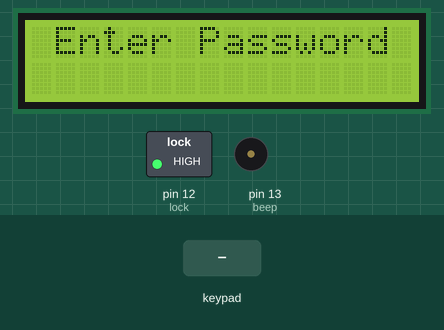
Recording of a program running on a simulated Arduino Uno, built with avr-gcc and run on an emulated ATmega328P. Shown: 16×2 character LCD, switched loads named in the program (green lamp = pin HIGH), buzzer (waves = sounding). Wiring (inferred from the names in the program): 4×3 keypad with keys 1 2 3 4 5 6 7 8 9 * 0 #: rows pin 6, pin 7, pin 8, pin 9; columns A1, A2, A3. The test bench sets the inputs (shaded band). Pins used as bus, display or sensor lines are not drawn; what the program prints to the serial monitor is not drawn.

Above: at 1.2 s.
1.3 s: keypad keys 1 2 3 4 # pressed 0.4 s apart
At 4.6 s:
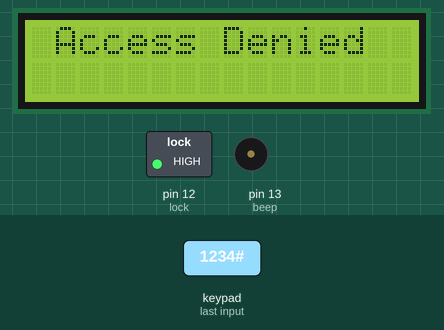
4.8 s: key '1' pressed
At 7.62 s:
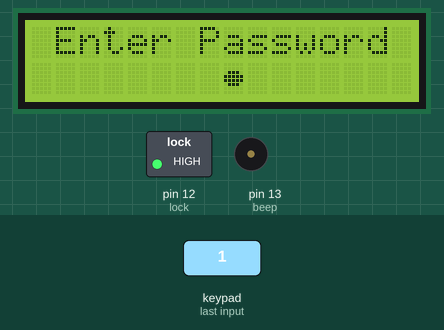
7.8 s: keypad keys 1 2 3 4 pressed 0.4 s apart
At 9.8 s:
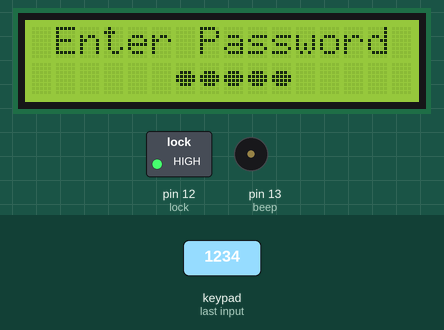
10.9 s: key '2' pressed
At 12.2 s:
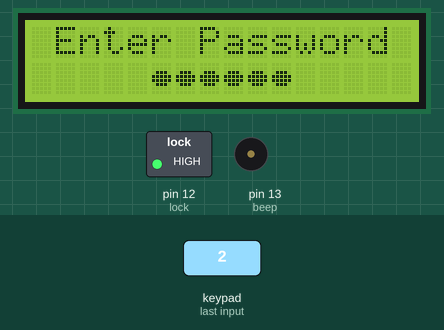
12.8 s: keypad keys 1 2 3 4 * pressed 0.4 s apart
At 13.91 s:
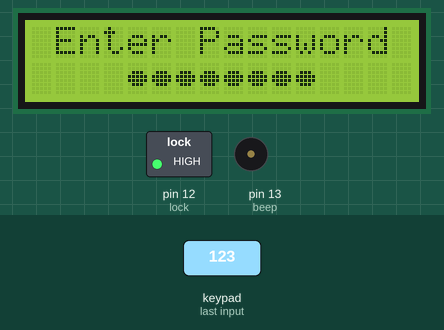
16.3 s: key '3' pressed
At 16.42 s:
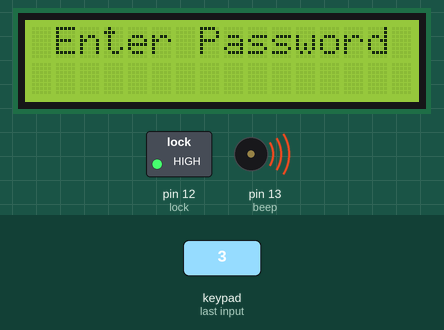
Timing chart, 0 to 19.2 s (numbered marks = the images above; inputs shaded):
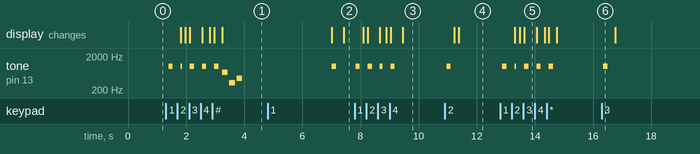

Measured:
- after the input at 1.3 s, tone on pin 13 (beep): plays 1000 Hz for 0.15 s, 1000 Hz for 0.05 s, 1000 Hz for 0.15 s, 1000 Hz for 0.15 s, 1000 Hz for 0.15 s, 659 Hz for 0.20 s … (8 notes in this stretch), starting after 0.09 s; the display: first changes after 0.51 s (image 1 shows a later state)
- after the input at 4.8 s, tone on pin 13 (beep): silent → 1000 Hz after 2.2 s, → silent 0.15 s later; the display: first differs from a run without the input after 2.6 s (image 2)
- after the input at 7.8 s, tone on pin 13 (beep): alternates 1000 Hz for 0.15 s and silent for 0.27 s, 8 changes in all, then stays silent, starting at once; the display: first changes after 0.30 s (image 3 shows a later state)
- after the input at 10.9 s, tone on pin 13 (beep): silent → 1000 Hz after 0.06 s, → silent 0.15 s later; the display: first changes after 0.33 s (image 4 shows a later state)
- after the input at 12.8 s, tone on pin 13 (beep): goes 1000 Hz 0.15 s, silent 0.27 s, 1000 Hz 0.05 s, 3 × (silent 0.27 s, 1000 Hz 0.15 s), then silent, starting after 0.08 s; the display: first changes after 0.51 s (image 5 shows a later state)
- after the input at 16.3 s, tone on pin 13 (beep): silent → 1000 Hz after 0.05 s, → silent 0.15 s later

The program:

main.cpp
```cpp
#include <Arduino.h>

int row[4] = {6, 7, 8, 9};
int col[3] = {A1, A2, A3};
char key;
int beep = 13;
int lock = 12;
String validPass = "77";
String bufPass;
bool f_lock;

#include <Wire.h>
#include <LiquidCrystal_I2C.h>

#if defined(ARDUINO) && ARDUINO >= 100
#define printByte(args)  write(args);
#else
#define printByte(args)  print(args,BYTE);
#endif

uint8_t dot[8]  = {0x00,0x00,0x0E,0x1F,0x1F,0x0E,0x00,0x00};
LiquidCrystal_I2C lcd(0x27,16,2);

#include <note.h>


char keyScan(void);
void displayKeyPress(String Pass);
void displayPass(void);
void displayUnlock(void);
void displayDeny(void);
void displayIdle(void);
void displayLock(void);
void playWinSound(void);
void playFailSound(void);
void playProtectSound(void);

void setup() {
  pinMode(beep, OUTPUT);
  pinMode(lock, OUTPUT);
  digitalWrite(beep, LOW);
  digitalWrite(lock, HIGH);
  f_lock = true;

  Serial.begin(9600);

  for (int i=0; i<4; i++) {
    pinMode(row[i], OUTPUT);
    digitalWrite(row[i], HIGH);
  }
  for (int i=0; i<3; i++) {
    pinMode(col[i], INPUT_PULLUP);
  }

  lcd.init();
  lcd.backlight();
  lcd.createChar(0, dot);
  displayIdle();
}

void loop() {
  key = keyScan();
  delay(100);
  if (key != '-') {
    if (key == '#' && f_lock == true) {
      if (bufPass == validPass) {
        Serial.println("\nPassed");
        f_lock = false;
        digitalWrite(lock, LOW);
        // tone(beep, 1000);
        // delay(500);
        // noTone(beep);
        displayUnlock();
        playWinSound();
      } else {
        displayDeny();
        playFailSound();
        delay(3000);
        displayIdle();
        Serial.println("\nAccess Denied");
      }
      bufPass = "";
    } else if (key == '*') {
      bufPass = "";
      if (f_lock == false) {
        digitalWrite(lock, HIGH);
        f_lock = true;
        displayLock();
        playProtectSound();
        Serial.println("\nLocked");
        delay(1500);
        displayIdle();
      } else if (f_lock == true) {
        displayKeyPress("");
      }

    } else if (f_lock == true){
      bufPass += key;
      Serial.print("*");
      displayKeyPress(bufPass);
    }

  }
}

char keyScan() {
  int controlScan[4][4] = {{0,1,1,1},{1,0,1,1},{1,1,0,1},{1,1,1,0}};
  char key[4][3] = {{'1','2','3'},{'4','5','6'},{'7','8','9'},{'*','0','#'}};
  for (int i=0; i<4; i++) {
    for (int j=0; j<4; j++) {
      digitalWrite(row[j], controlScan[i][j]);
    }
    for (int k=0; k<3; k++) {
      if (digitalRead(col[k]) == LOW) {
        while (digitalRead(col[k]) == LOW) {
          tone(beep, 1000);
          delay(50);
        }
        noTone(beep);
        return key[i][k];
      }
    }
  }
  return '-';
}

void displayKeyPress(String Pass) {
  int size = Pass.length();
  int beginPosition = 8 - (size / 2);
  lcd.setCursor(0, 1);
  lcd.print("                ");
  if (size > 0) {
    lcd.setCursor(beginPosition, 1);
    for (int i=0; i<(size-1); i++) {
      lcd.printByte(0);
    }
    delay(150);
    lcd.printByte(0);
  }
}

void displayUnlock() {
  lcd.clear();
  lcd.home();
  lcd.print(" Access Allowed ");
}

void displayDeny() {
  lcd.clear();
  lcd.home();
  lcd.print(" Access Denied ");
}

void displayIdle() {
  lcd.clear();
  lcd.home();
  lcd.print(" Enter Password ");
}

void displayLock() {
  lcd.clear();
  lcd.home();
  lcd.print("     locked     ");
}

void playWinSound() {
  tone(beep, NOTE_E7, 200);
  delay(250);
  tone(beep, NOTE_G7, 200);
  delay(250);
  tone(beep, NOTE_E7, 200);
  delay(250);
  tone(beep, NOTE_C7, 200);
  delay(250);
  tone(beep, NOTE_D7, 200);
  delay(250);
  tone(beep, NOTE_G6, 400);
  delay(400);
  noTone(beep); // Stop the buzzer
}

void playFailSound() {
  tone(beep, NOTE_E5, 200);
  delay(250);
  tone(beep, NOTE_E4, 200);
  delay(250);
  tone(beep, NOTE_A4, 200);
  delay(250);
  noTone(beep); // Stop the buzzer
}

void playProtectSound() {
  // Play a custom melody for protection
  tone(beep, NOTE_G6, 200);
  delay(200);
  tone(beep, NOTE_A6, 200);
  delay(200);
  tone(beep, NOTE_B6, 200);
  delay(200);
  noTone(beep); // Stop the buzzer
}
```

note.h
```cpp
#define NOTE_B0 31
#define NOTE_C1 33
#define NOTE_CS1 35
#define NOTE_D1 37
#define NOTE_DS1 39
#define NOTE_E1 41
#define NOTE_F1 44
#define NOTE_FS1 46
#define NOTE_G1 49
#define NOTE_GS1 52
#define NOTE_A1 55
#define NOTE_AS1 58
#define NOTE_B1 62
#define NOTE_C2 65
#define NOTE_CS2 69
#define NOTE_D2 73
#define NOTE_DS2 78
#define NOTE_E2 82
#define NOTE_F2 87
#define NOTE_FS2 93
#define NOTE_G2 98
#define NOTE_GS2 104
#define NOTE_A2 110
#define NOTE_AS2 117
#define NOTE_B2 123
#define NOTE_C3 131
#define NOTE_CS3 139
#define NOTE_D3 147
#define NOTE_DS3 156
#define NOTE_E3 165
#define NOTE_F3 175
#define NOTE_FS3 185
#define NOTE_G3 196
#define NOTE_GS3 208
#define NOTE_A3 220
#define NOTE_AS3 233
#define NOTE_B3 247
#define NOTE_C4 262
#define NOTE_CS4 277
#define NOTE_D4 294
#define NOTE_DS4 311
#define NOTE_E4 330
#define NOTE_F4 349
#define NOTE_FS4 370
#define NOTE_G4 392
#define NOTE_GS4 415
#define NOTE_A4 440
#define NOTE_AS4 466
#define NOTE_B4 494
#define NOTE_C5 523
#define NOTE_CS5 554
#define NOTE_D5 587
#define NOTE_DS5 622
#define NOTE_E5 659
#define NOTE_F5 698
#define NOTE_FS5 740
#define NOTE_G5 784
#define NOTE_GS5 831
#define NOTE_A5 880
#define NOTE_AS5 932
#define NOTE_B5 988
#define NOTE_C6 1047
#define NOTE_CS6 1109
#define NOTE_D6 1175
#define NOTE_DS6 1245
#define NOTE_E6 1319
#define NOTE_F6 1397
#define NOTE_FS6 1480
#define NOTE_G6 1568
#define NOTE_GS6 1661
#define NOTE_A6 1760
#define NOTE_AS6 1865
#define NOTE_B6 1976
#define NOTE_C7 2093
#define NOTE_CS7 2217
#define NOTE_D7 2349
#define NOTE_DS7 2489
#define NOTE_E7 2637
#define NOTE_F7 2794
#define NOTE_FS7 2960
#define NOTE_G7 3136
#define NOTE_GS7 3322
#define NOTE_A7 3520
#define NOTE_AS7 3729
#define NOTE_B7 3951
#define NOTE_C8 4186
#define NOTE_CS8 4435
#define NOTE_D8 4699
#define NOTE_DS8 4978
```
